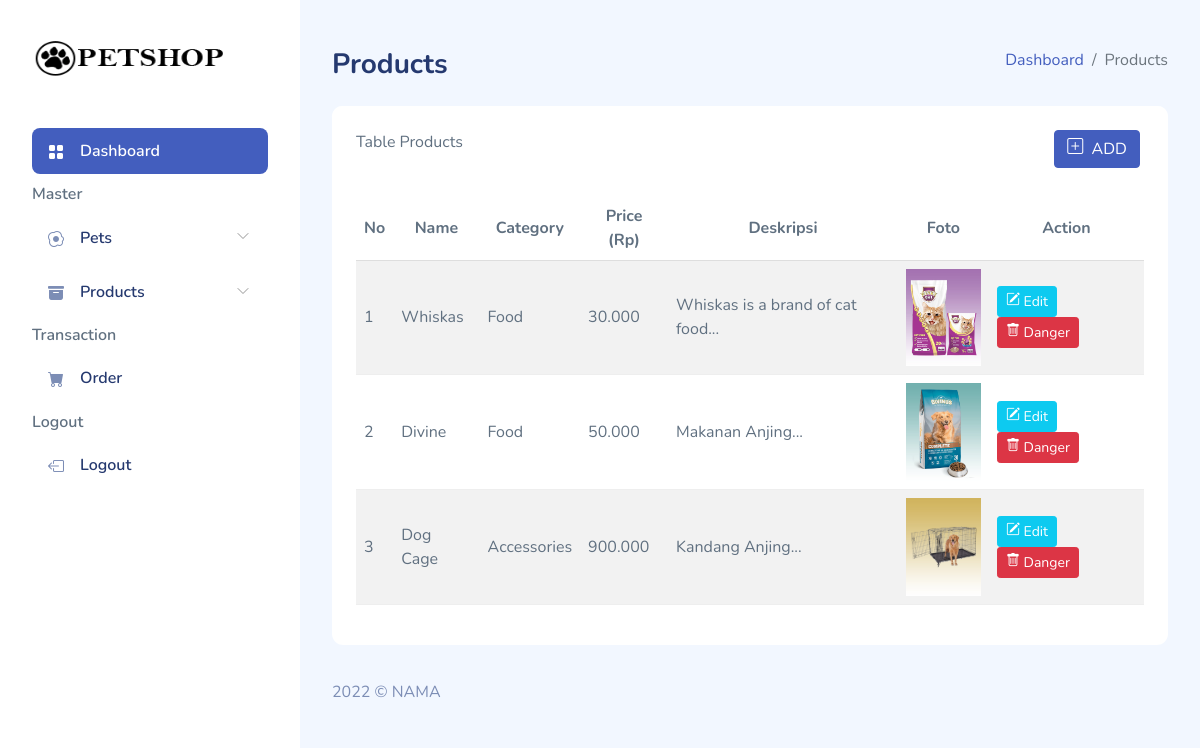
/admin/pages/admin-products.php (signed in), run on the app's committed database.
### tables this page shows
CREATE TABLE `product` (
  `id` int(11) NOT NULL,
  `nama` varchar(255) DEFAULT NULL,
  `id_kategori` int(11) DEFAULT NULL,
  `harga` double DEFAULT NULL,
  `deskripsi` text DEFAULT '',
  `foto` text DEFAULT ''
);

CREATE TABLE `product_category` (
  `id` int(11) NOT NULL,
  `nama` varchar(255) DEFAULT NULL
);

### admin/pages/admin-products.php (the view, shortened to what this page needs)
<?php
include_once("../config/layout.php");
$db = dbConnect();
$sql = "SELECT product.*, product_category.nama as kategori
        FROM product INNER JOIN product_category
        ON product.id_kategori = product_category.id";
$res = mysqli_query($db, $sql);
?>
<?php header_section() ?>
    <div id="app">
        <?php sidebar() ?>
        <div id="main">
            <div class="page-heading">
                <div class="page-title">
                    <div class="row">
                        <div class="col-12 col-md-6 order-md-1 order-last mb-3">
                            <h3>Products</h3>
                        </div>
                        <div class="col-12 col-md-6 order-md-2 order-first">
                            <nav aria-label="breadcrumb" class="breadcrumb-header float-start float-lg-end">
                                <ol class="breadcrumb">
                                    <li class="breadcrumb-item"><a href="admin-dashboard.html">Dashboard</a></li>
                                    <li class="breadcrumb-item active" aria-current="page">Products</li>
                                </ol>
                            </nav>
                        </div>
                    </div>
                </div>
                <section class="section">
                    <div class="card">
                        <div class="card-header">
                            Table Products
                            <div class="me-1 mb-1 d-inline-block float-end">
                                <button type="button" class="btn btn-primary" data-bs-toggle="modal"
                                    data-bs-target="#defaultSize">
                                    <i class="bi bi-plus-square"></i>&nbsp;
                                    <span>ADD</span>
                                </button>
                            </div>
                        </div>
                        <div class="card-body">
                            <table class="table table-striped" id="table1">
                                <thead>
                                    <tr align="center">
                                        <th>No</th>
                                        <th>Name</th>
                                        <th>Category</th>
                                        <th>Price (Rp)</th>
                                        <th>Deskripsi</th>
                                        <th>Foto</th>
                                        <th>Action</th>
                                    </tr>
                                </thead>
                                <tbody>
                                <?php
                                    if($res)
                                    {
                                        $i = 1;
                                        $data = $res->fetch_all(MYSQLI_ASSOC);
                                        foreach($data as $row)
                                        {
                                            ?>
                                        <tr>
                                        <td><?php echo $i++ ?></td>
                                        <td><?php echo $row['nama'] ?></td>
                                        <td><?php echo $row['kategori'] ?></td>
                                        <td><?php echo number_format($row['harga'],0,',','.') ?></td>
                                        <td><?php echo substr($row['deskripsi'],0, 30)."..." ?></td>
                                        <td><img src="../../assets/images/<?php echo $row['foto'] ?>" width="75" alt=""></td>
                                        <td>
                                            <a href="admin-products-edit.php?id=<?php echo $row['id'] ?>" class="btn btn-info btn-sm"><i class="bi bi-pencil-square"></i> Edit</a>
                                            <a href="../do-products-delete.php?id=<?php echo $row['id'] ?>" class="btn btn-danger btn-sm delete-confirm"><i class="bi bi-trash"></i> Danger</a>
                                        </td>
                                    </tr>
                                            <?php
                                        }
                                    }
                                ?>
                                </tbody>
                            </table>
                        </div>
                    </div>
                </section>
            </div>
            <footer>
                <div class="footer clearfix mb-0 text-muted">
                    <div class="float-start">
                        <p>2022 &copy; NAMA</p>
                    </div>
                </div>
            </footer>
        </div>
    </div>
<?php footer_section() ?>

### admin/config/layout.php (shortened to what this page needs)
<?php
function header_section()
{
    ?>
    <!DOCTYPE html>
    <html lang="en">
    <head>
        <link rel="stylesheet" href="../pages/assets/css/bootstrap.css">
        <link rel="stylesheet" href="../pages/assets/vendors/sweetalert2/sweetalert2.min.css">
        <link rel="stylesheet" href="../pages/assets/vendors/iconly/bold.css">
        <link rel="stylesheet" href="../pages/assets/vendors/simple-datatables/style.css">
        <link rel="stylesheet" href="../pages/assets/vendors/perfect-scrollbar/perfect-scrollbar.css">
        <link rel="stylesheet" href="../pages/assets/vendors/bootstrap-icons/bootstrap-icons.css">
        <link rel="stylesheet" href="../pages/assets/css/app.css">
        <link rel="stylesheet" href="../pages/assets/vendors/toastify/toastify.css">
    </head>
<body>
    <?php
}
function sidebar()
{
    ?>
    <div id="sidebar" class="active">
            <div class="sidebar-wrapper active">
                <div class="sidebar-header">
                    <div class="d-flex justify-content-between">
                        <div class="logo">
                            <a href="../pages/admin-dashboard.php"><img src="assets/images/logo/logo.png" alt="Logo" srcset="" style="width:200px;height:40px"></a>
                        </div>
                    </div>
                </div>
                <div class="sidebar-menu">
                    <ul class="menu">
                        <li class="sidebar-item active ">
                            <a href="../pages/admin-dashboard.php" class='sidebar-link'>
                                <i class="bi bi-grid-fill"></i>
                                <span>Dashboard</span>
                            </a>
                        </li>
                        <li class="sidebar-item ">Master</li>
                        <li class="sidebar-item  has-sub">
                            <a href="#" class='sidebar-link'>
                                <i class="bi bi-egg-fried"></i>
                                <span>Pets</span>
                            </a>
                        </li>
                        <li class="sidebar-item  has-sub">
                            <a href="#" class='sidebar-link'>
                                <i class="bi bi-archive-fill"></i>
                                <span>Products</span>
                            </a>
                        </li>
                        <li class="sidebar-item ">Transaction</li>
                        <li class="sidebar-item">
                            <a href="../pages/admin-trans-order.php" class='sidebar-link'>
                                <i class="bi bi-cart-fill"></i>
                                <span>Order</span>
                            </a>
                        </li>
                        <li class="sidebar-item ">Logout</li>
                        <li class="sidebar-item">
                            <a href="../do-admin-logout.php" class='sidebar-link'>
                                <i class="bi bi-box-arrow-left"></i>
                                <span>Logout</span>
                            </a>
                        </li>
                    </ul>
                </div>
            </div>
        </div>
    <?php
}
function footer_section()
{
    ?>
    </body>
    </html>
    <?php
}
?>

### admin/pages/assets/css/app.css (style rules this page uses)
.btn i,.btn svg { height:16px;width:16px }
.btn.btn-danger,.btn.btn-info,.btn.btn-primary,.btn.btn-secondary,.btn.btn-success,.btn.btn-warning { color:#fff }
.card { border:none;margin-bottom:2.2rem }
.card .card-header { border:none }
.card .card-header~.card-body { padding-top:0 }
.card .card-body { padding:1.5rem }
#sidebar.active .sidebar-wrapper { left:0 }
.sidebar-wrapper { background-color:#fff;bottom:0;height:100vh;overflow-y:auto;position:fixed;top:0;transition:left .5s ease-out;width:300px;z-index:10 }
.sidebar-wrapper .sidebar-header { font-size:2rem;font-weight:700;padding:2rem 2rem 1rem }
.sidebar-wrapper .sidebar-header img { height:1.2rem }
.sidebar-wrapper .menu { font-weight:600;margin-top:2rem;padding:0 2rem }
.sidebar-wrapper .menu .sidebar-link { align-items:center;border-radius:.5rem;color:#25396f;display:block;display:flex;font-size:1rem;padding:.7rem 1rem;text-decoration:none;transition:all .5s }
.sidebar-wrapper .menu .sidebar-link i,.sidebar-wrapper .menu .sidebar-link svg { color:#7c8db5 }
.sidebar-wrapper .menu .sidebar-link span { margin-left:1rem }
.sidebar-wrapper .menu .sidebar-item { list-style:none;margin-top:.5rem;position:relative }
.sidebar-wrapper .menu .sidebar-item.has-sub .sidebar-link:after { color:#ccc;display:block;position:absolute;right:15px;top:12px }
.sidebar-wrapper .menu .sidebar-item.active .sidebar-link { background-color:#435ebe }
.sidebar-wrapper .menu .sidebar-item.active .sidebar-link span { color:#fff }
.sidebar-wrapper .menu .sidebar-item.active .sidebar-link i,.sidebar-wrapper .menu .sidebar-item.active .sidebar-link svg { fill:#fff;color:#fff }
.dataTable-table td,.dataTable-table thead th,.table td,.table thead th { vertical-align:middle }
.dataTable-table:not(.table-borderless) thead th,.table:not(.table-borderless) thead th { border-bottom:1px solid #dedede!important }
.bi { height:1rem;width:1rem }
#main { margin-left:300px;padding:2rem }
.page-heading { margin:0 0 2rem }
.page-heading h3 { font-weight:700 }
a { text-decoration:none }

### data on the page
product: nama "Whiskas", id_kategori.nama "Food", harga "30.000", deskripsi "Whiskas is a brand of cat food", foto (picture)
product: nama "Divine", id_kategori.nama "Food", harga "50.000", deskripsi "Makanan Anjing", foto (picture)
product: nama "Dog Cage", id_kategori.nama "Accessories", harga "900.000", deskripsi "Kandang Anjing", foto (picture)
